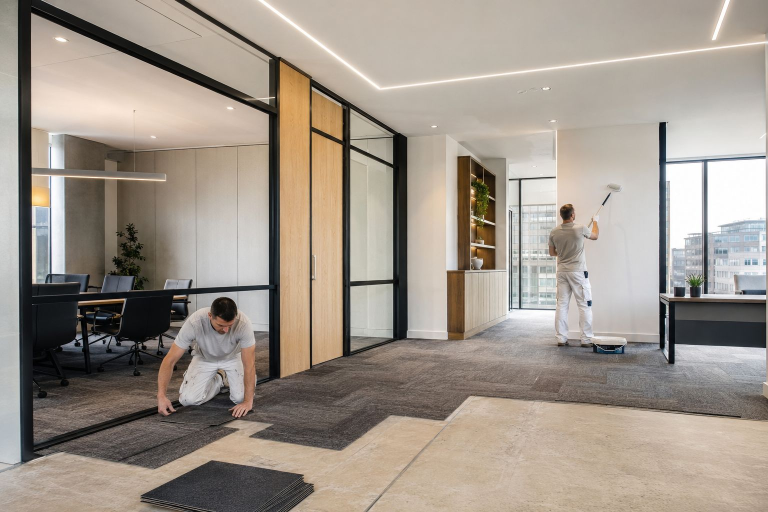
#> input picture greenway-v2/images/office-refurbishment-fitout.jpg, 1536 x 1024 px (shown at 1/2 size); its folder holds 4 pictures in this run
$ python make_photo_derivatives.py
#> lines starting #> are read from the running program, lines starting #| are printed output that depends on the picture
#!/usr/bin/env python3
"""
Build responsive derivatives of the client-supplied photographs.

The originals in images/ are 130-280 KB single-size files. Nothing on the site
should ship a 280 KB image to a 390px phone, so each one is emitted at 800w and
1200w in WebP and JPEG. Originals are left untouched.
"""
import os
from PIL import Image

os.chdir(os.path.join(os.path.dirname(os.path.abspath(__file__)), ".."))

PHOTOS = {
    "office-refurbishment-fitout":     "photo-office",
    "property-renovation-kitchen":     "photo-kitchen",
    "tarmac-white-lining-car-park":    "photo-tarmac",
    "drainage-gully-cleaning":         "photo-drainage",
    "garden-maintenance-grass-hedge":  "photo-grounds",
    "commercial-cleaning-floor-scrub": "photo-cleaning",
}

WIDTHS = (800, 1200)
RATIO = 16 / 9

total = 0
for src_name, out_name in PHOTOS.items():
    src = "images/%s.jpg" % src_name
    im = Image.open(src).convert("RGB")
#> im is the input picture: PIL image 1536x1024 RGB; mean R, G, B 159.1, 149.2, 138.7

    # Centre-crop to 16:9 so every card is the same shape and nothing shifts.
    w, h = im.size
#> w = 1536; h = 1024
    if w / h > RATIO:
        new_w = int(h * RATIO)
        im = im.crop(((w - new_w) // 2, 0, (w - new_w) // 2 + new_w, h))
    else:
        new_h = int(w / RATIO)
#> new_h = 864
        im = im.crop((0, (h - new_h) // 2, w, (h - new_h) // 2 + new_h))
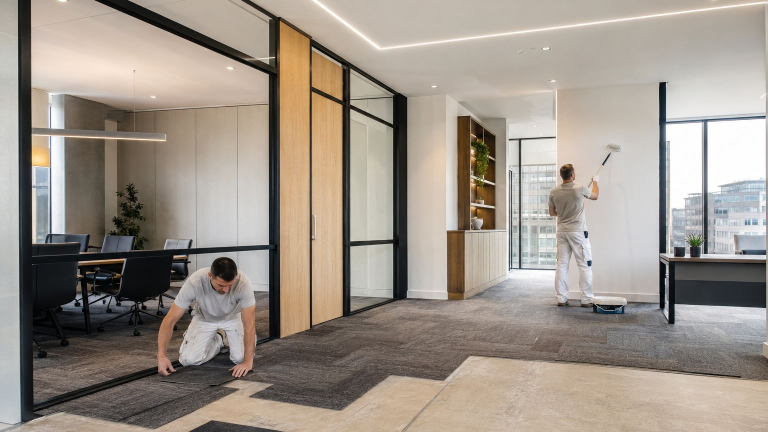
#> im: PIL image 1536x864 RGB (shown at 1/2 size); mean R, G, B 157.2, 147.7, 137.7

    for width in WIDTHS:
        r = im.resize((width, int(width / RATIO)), Image.LANCZOS)
        for ext, kw in (("webp", dict(quality=72, method=6)),
                        ("jpg", dict(quality=76, optimize=True, progressive=True))):
            p = "media/%s-%d.%s" % (out_name, width, ext)
            r.save(p, **kw)
            total += os.path.getsize(p)
            print("  %-32s %6.1f KB" % (os.path.basename(p), os.path.getsize(p) / 1024))
#> this loop made 2 passes
#> pass 1, `r = im.resize((width, int(width / RATIO)), Image.LANCZOS)`:
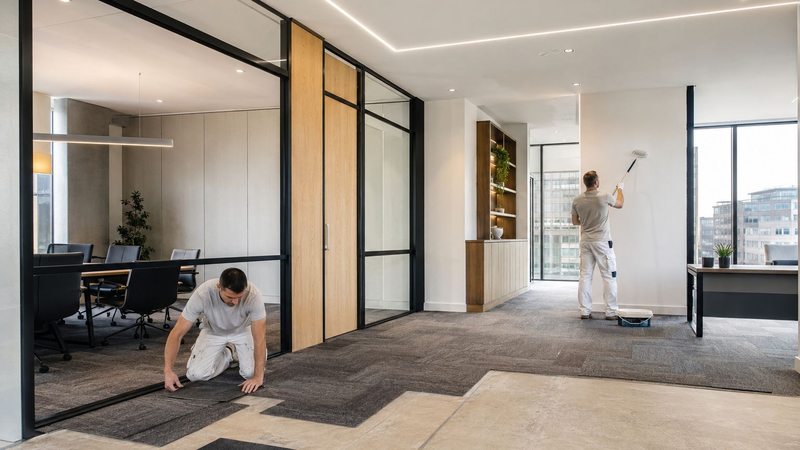
#> r: PIL image 800x450 RGB; mean R, G, B 157.2, 147.7, 137.7
#> after the loop, total = 231674
#> (the run stopped early here; a loop or call above may not have finished)
